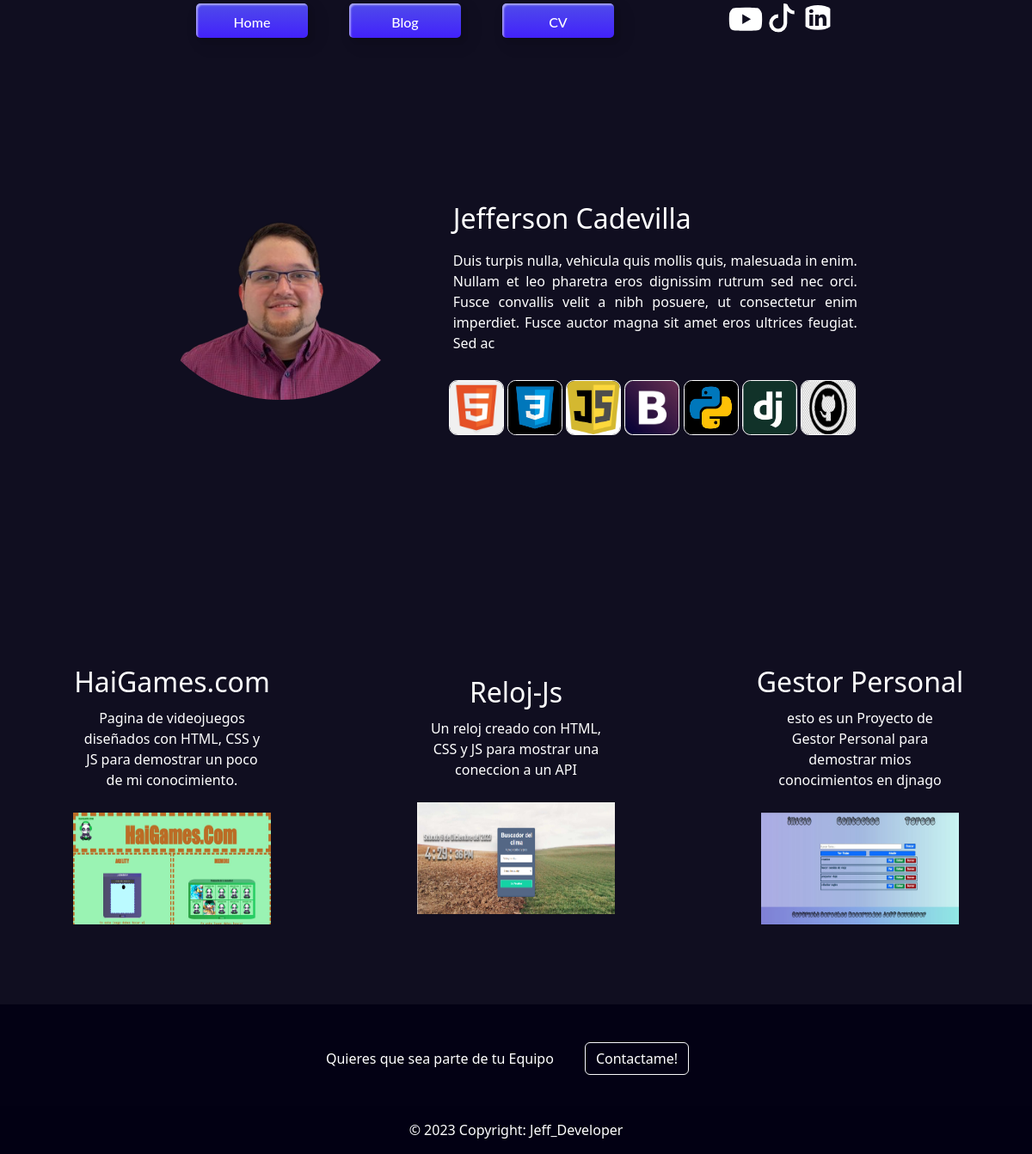
The app's page /, older data.
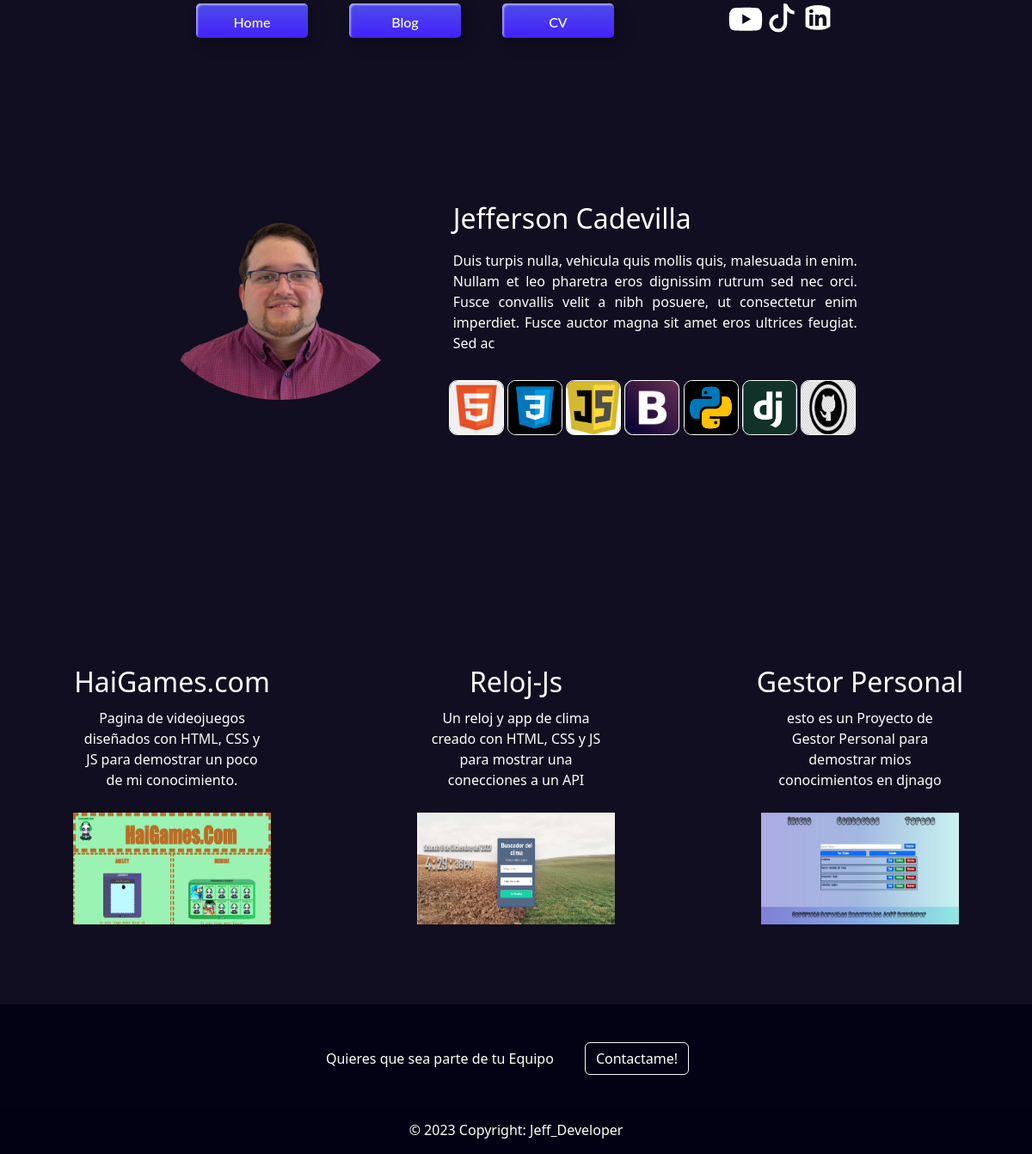
The same page, newer data.
### Portafolio/models.py (models this page shows, shortened)
class Projecto(models.Model):
    id = models.AutoField(primary_key=True)
    title = models.CharField( max_length=100)
    description = models.CharField(max_length=250)
    image = models.ImageField(upload_to="Portafolio/images/")
    url =models.URLField(blank=True)

### portafolio_jeff/views.py (the view)
# urls.py: 2. Add a URL to urlpatterns:  path('', views.home, name='home')
def home(request, Projecto_id=None):
    projectos = Projecto.objects.all()
    presentaciones = Presentacion.objects.all()
    imgs = Imgpresent.objects.all()
    return render(request, 'Principal.html', {'projectos': projectos, 'presentaciones': presentaciones,'imgs': imgs})

### Templates/Principal.html (shortened to what this page needs)
{% extends 'layout/base.html' %}
{% load static %}
        {% block content %}
            {% for presentacion in presentaciones %}
                <secction class="containerpresent">
                    <div class="Present">
                        <div id="carouselExampleSlidesOnly" class="carousel slide" data-bs-ride="carousel" data-bs-interval="2000">
                            <div class="carousel-inner">
                                {% for image in imgs %}
                                    <div class="carousel-item {% if forloop.first %} active {% endif %}">
                                        <img src="{{ image.imagen.url }}" class="d-block w-100 "  style=" border-radius: 100%;">
                                    </div>
                                {% endfor %}
                            </div>
                            <br>
                        </div>
                        <div class="text-container">
                            <h2 class="title01">{{ presentacion.title }}</h2>
                            <p class="title01">{{ presentacion.description }}</p>
                            <div class="skill">
                                <img class="redesS" src="{% static "img/html5 - tabtag.jpg" %}">
                                <img class="redesS" src="{% static "img/CSS3 - MI PORTAL.jpg" %}">
                                <img class="redesS" src="{% static "img/Unplugged Coding in the classroom - The Blog of Curiosity and the Hungry Mind.jpg" %}">
                                <img class="redesS" src="{% static "img/File_Bootstrap logo_svg - Wikimedia Commons.jpg" %}">
                                <img class="redesS" src="{% static "img/Python - MI PORTAL.jpg" %}">
                                <img class="redesS" src="{% static "img/Django minimized logo.jpg" %}">
                                <img class="redesS" src="{% static "img/Social Media Computer Icons GitHub Social Network PNG - Free Download.jpg" %}">
                            </div>
                        </div>
                    </div>
                </secction>
            {% endfor %}
                <secction class="containerproyect">
                    {% for projecto in projectos %}
                        <div class="proyect">
                            <a class="link5" href="{{ projecto.url }}">
                            <h2 class="titlep">{{ projecto.title }}</h2>
                            <p class="parrafo01">{{ projecto.description }}</p>
                            <img class="img01" src="{{ projecto.image.url }}"/></a>
                        </div>
                    {% endfor %}
                </secction>
        {% endblock content %}

Row changes from the older to the newer data that the page shows:
changed Projecto "Reloj-Js": description "Un reloj creado con HTML, CSS y JS para mostrar una coneccion a un API" → "Un reloj y app de clima creado con HTML, CSS y JS para mostrar una conecciones a un API"
